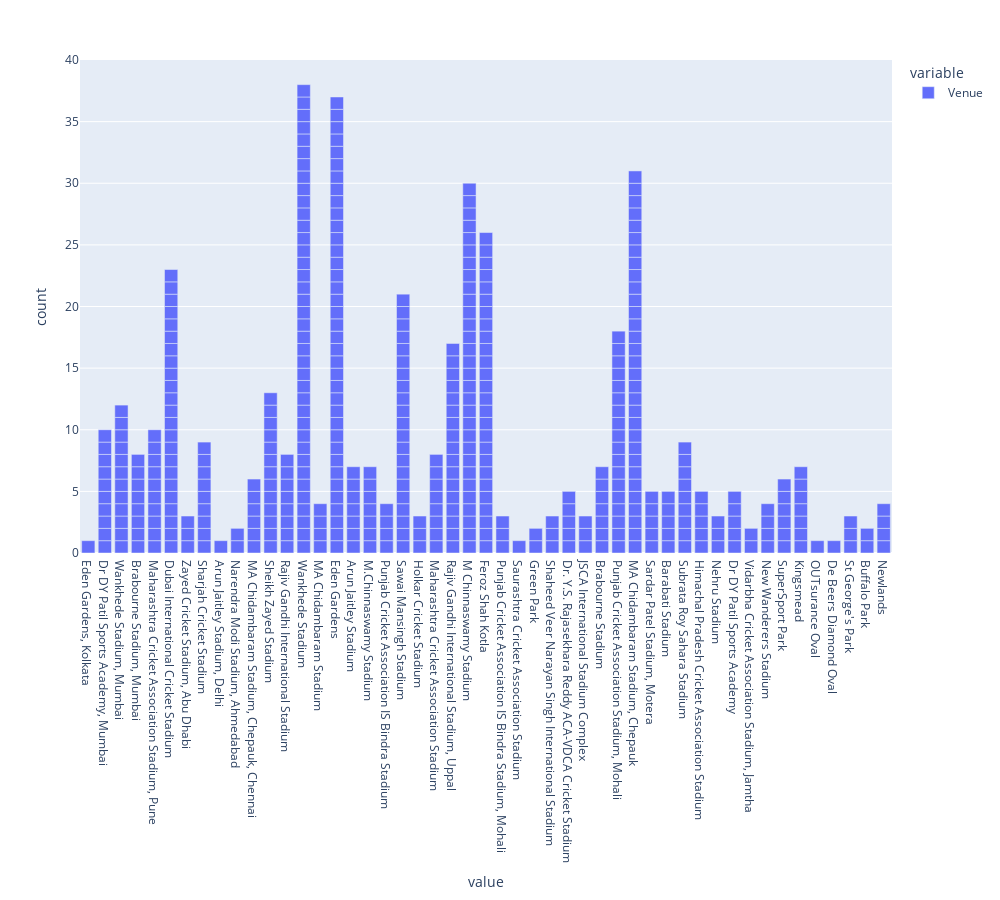

The cell this chart's notebook holds for it:
### Code cell
import plotly.express as px
fig= px.bar(batting_win['Venue'],width=1000, height=900)
fig.show()

### Figure 1 — Plotly figure (JSON) as saved in the notebook; plotly's stock layout.template omitted (floating-point values rounded to 4 significant figures; data arrays with more than 128 entries replaced by an {"elided": "..."} marker saying what was removed)
{"data": [{"alignmentgroup": "True", "hovertemplate": "variable=Venue<br>value=%{x}<br>count=%{y}<extra></extra>", "legendgroup": "Venue", "marker": {"color": "#636efa", "pattern": {"shape": ""}}, "name": "Venue", "offsetgroup": "Venue", "orientation": "v", "showlegend": true, "textposition": "auto", "x": {"elided": "443 str values"}, "xaxis": "x", "y": {"elided": "443 int values"}, "yaxis": "y", "type": "bar"}], "layout": {"xaxis": {"anchor": "y", "domain": [0, 1], "title": {"text": "value"}}, "yaxis": {"anchor": "x", "domain": [0, 1], "title": {"text": "count"}}, "legend": {"title": {"text": "variable"}, "tracegroupgap": 0}, "margin": {"t": 60}, "barmode": "relative", "height": 900, "width": 1000}}
